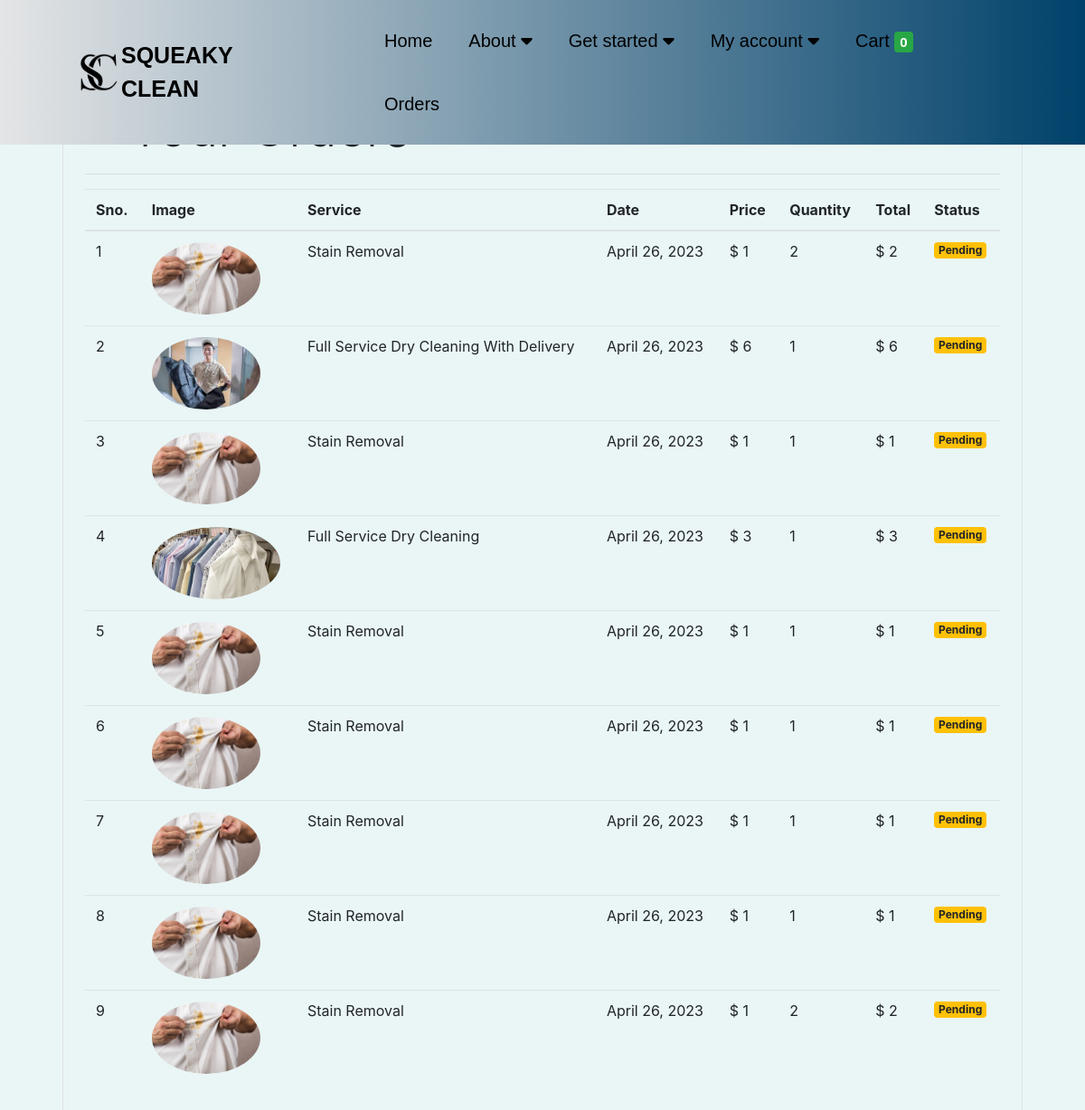
Page /orders (signed in) on the committed database.
### store/models/orders.py (models this page shows, shortened)
class Order(models.Model):
    service = models.ForeignKey(Services,
                                on_delete=models.CASCADE)
    customer = models.ForeignKey(User,
                                 on_delete=models.CASCADE)
    quantity = models.IntegerField(default=1)
    price = models.IntegerField()
    address = models.CharField (max_length=50, default='', blank=True)
    phone = models.CharField (max_length=50, default='', blank=True)
    date = models.DateField (default=datetime.datetime.today)
    status = models.BooleanField (default=False)
    @staticmethod
    def get_orders_by_customer(customer_id):
        return Order.objects.filter(customer=customer_id).order_by('-date')

### store/models/service.py (models this page shows, shortened)
class Services(models.Model):
    name = models.CharField(max_length=50)
    price = models.DecimalField(max_digits=4, decimal_places=2)
    description = models.TextField(blank=True)
    image = models.ImageField(upload_to='images/', null=True, blank=True)

### store/views/orders.py (the view)
# urls.py: path('orders', OrderView.as_view(), name='orders'),
class OrderView(View):
    def get(self , request ):
        customer = request.user
        orders = Order.get_orders_by_customer(customer)
        print(orders)
        return render(request , 'orders.html'  , {'orders' : orders})

### store/templatetags/custom_filter.py (called while the page is built)
@register.filter(name='currency')
def currency(number):
    return "$ "+str(number)

@register.filter(name='multiply')
def multiply(number , number1):
    return number * number1

### templates/orders.html (shortened to what this page needs)
{% extends 'base.html' %}
{% block content %}
{% load cart %}
{% load custom_filter %}
<div class="container">
   <div class="border rounded p-4 m-4">
        <p class="display-4 pl-4 ml-4">Your Orders</p>
        <hr>
        <table class="table">
            <thead>
                <tr>
                    <th>Sno.</th>
                    <th>Image</th>
                    <th>Service</th>
                    <th>Date</th>
                    <th>Price</th>
                    <th>Quantity</th>
                    <th>Total</th>
                    <th>Status</th>
                </tr>
            </thead>
            <tbody>
                {% for order in orders %}
                <tr>
                    <td>{{forloop.counter}}</td>
                    <td><img style="height: 80px;" class="rounded-circle" src="{{order.service.image.url}}" alt=""></td>
                    <td>{{order.service.name}}</td>
                    <td>{{order.date}}</td>
                    <td>{{order.price|currency}}</td>
                    <td>{{order.quantity}}</td>
                    <td>{{order.quantity|multiply:order.price|currency}}</td>
                    {% if order.status %}
                    <td><small class="badge badge-success">Completed</small></td>
                    {%else%}
                    <td><small class="badge badge-warning">Pending</small></td>
                    {% endif %}
                </tr>
                {% endfor %}
            </tbody>
        </table>
   </div>
</div>
{% endblock %}

### catalog/templates/base.html (shortened to what this page needs)
{% load static %}
<html lang="en">
 <head>
     <link rel="stylesheet" href="{% static 'style.css' %}">
     <link href="//db.onlinewebfonts.com/c/8c583b80ac9e392caea26d76a803b665?family=ITC+Bradley+Hand" rel="stylesheet" type="text/css"/>
    <link rel="stylesheet" href="https://cdn.jsdelivr.net/npm/bootstrap@4.6.2/dist/css/bootstrap.min.css">
    <link rel="stylesheet" href="https://cdnjs.cloudflare.com/ajax/libs/font-awesome/6.4.0/css/all.min.css">
 </head>
<body>
<div class="container01">
    <header style="right: 0;">
             <img style="background: transparent;width: 50px;height: 50px;" src="{% static 'images/SC.png' %}"  />
    <div>
        <p href="#"  style="margin-right: 50px;font-size:25px;color: black;" ><strong>SQUEAKY CLEAN </strong></p>
    </div>
        <nav class="navbar">
            <ul>
                <li><a href="{% url 'index' %}">Home</a></li>
                <li><a href="#">About <i class="fa  fa-caret-down"></i></a>
            </li>
                <li><a href="#">Get started <i class="fa fa-caret-down"></i></a>
                </li>
                <li><a href="#">My account <i class="fa fa-caret-down"></i></a>
                {% if user.is_authenticated %}
            <li class="nav-item active">
          <a  href="/cart">Cart
            <span class="badge badge-success">{{request.session.cart.keys|length}}</span>
          </a>
                    <li class="nav-item active">
            <a  href="/orders">Orders</a>
            {% endif %}
            </ul>
        </nav>
    </header>
</div>
<div class = "sq" style="padding-top: 40px;padding-bottom: 20px;">
            </div>
{% block content %}
  {% endblock %}
</body>
</html>

### catalog/static/style.css (style rules this page uses)
.sq { font-size: 50px; color: black; padding: 18px; text-align: center; }
.container01 * { margin: 0; padding: 0; box-sizing: border-box; font-family: Arial, Helvetica, sans-serif; background: transparent; }
.container01 { background-color: transparent; background-size: cover; background-position: center; }
.container01 i { background: transparent; }
.container01 header { position: fixed; top: 0; left: 0; right: 0; background: #00416A; background: -webkit-linear-gradient(to right, #E4E5E6, #00416A); background: linear-gradient(to right, #E4E5E6, #00416A); padding: 2px 7%; display: flex; align-items: center; justify-content: space-between; z-index: 1000; }
header .navbar ul { list-style: none; text-decoration: none; background: transparent; }
header .navbar ul li { position: relative; float: left; text-decoration: none; }
header .navbar ul li a { font-size: 20px; padding: 20px; color: black; display: block; text-decoration: none; }

### templates/orders.html (style rules this page uses)
body { background: #eaf6f6 ; }

### rows in the picture
Order: service.image (picture), service.name "Stain Removal", date "April 26, 2023", price "$ 1", quantity "2", quantity|multiply "$ 2", status "Pending"
Order: service.image (picture), service.name "Full Service Dry Cleaning With Delivery", date "April 26, 2023", price "$ 6", quantity "1", quantity|multiply "$ 6", status "Pending"
Order: service.image (picture), service.name "Stain Removal", date "April 26, 2023", price "$ 1", quantity "1", quantity|multiply "$ 1", status "Pending"
Order: service.image (picture), service.name "Full Service Dry Cleaning", date "April 26, 2023", price "$ 3", quantity "1", quantity|multiply "$ 3", status "Pending"
Order: service.image (picture), service.name "Stain Removal", date "April 26, 2023", price "$ 1", quantity "1", quantity|multiply "$ 1", status "Pending"
Order: service.image (picture), service.name "Stain Removal", date "April 26, 2023", price "$ 1", quantity "1", quantity|multiply "$ 1", status "Pending"
Order: service.image (picture), service.name "Stain Removal", date "April 26, 2023", price "$ 1", quantity "1", quantity|multiply "$ 1", status "Pending"
Order: service.image (picture), service.name "Stain Removal", date "April 26, 2023", price "$ 1", quantity "1", quantity|multiply "$ 1", status "Pending"
Order: service.image (picture), service.name "Stain Removal", date "April 26, 2023", price "$ 1", quantity "2", quantity|multiply "$ 2", status "Pending"

### other values in the picture
{{ request.session.cart.keys|length }} "0"
